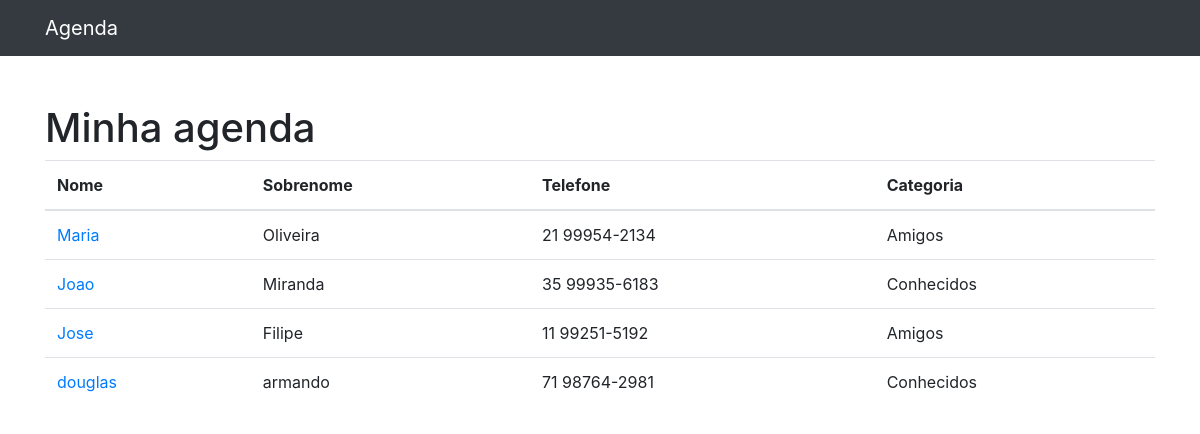
The page / on the database its author committed.
### contatos/models.py (models this page shows, shortened)
class Contato(models.Model):
    nome = models.CharField(max_length=255)
    sobrenome = models.CharField(max_length=255, blank=True)
    telefone = models.CharField(max_length=255)
    email = models.CharField(max_length=255, blank=True)
    data_criacao = models.DateTimeField(default=timezone.now)
    descricao = models.TextField(blank=True)
    categoria = models.ForeignKey(Categoria, on_delete=models.DO_NOTHING)
    mostrar = models.BooleanField(default=True)

class Categoria(models.Model):
    nome = models.CharField(max_length=255)
    def __str__(self):
        return self.nome

### contatos/views.py (the view)
# urls.py: path('', views.index, name='index'),
def index(request):
    contatos = Contato.objects.all()
    return render(request, 'contatos/index.html', {
        'contatos': contatos
    })

### contatos/templates/contatos/index.html
{% extends 'base.html' %}
{%block conteudo%}
  <h1 class="mt-5">Minha agenda</h1>
  <table class="table">
    <thead>
    <tr>
      <th>Nome</th>
      <th>Sobrenome</th>
      <th>Telefone</th>
      <th>Categoria</th>
    </tr>
    </thead>
    <tbody>
    {% for contato in contatos %}
      {% if contato.mostrar%}
        <tr>
          <td>
            <a href="{% url 'ver_contato' contato.id %}">{{contato.nome}}</a>
          </td>
          <td>{{contato.sobrenome}}</td>
          <td>{{contato.telefone}}</td>
          <td>{{contato.categoria}}</td>
        </tr>
      {% endif %}
    {% endfor %}
    </tbody>
  </table>
{%endblock%}

### rows shown on the page
Contato: nome "Maria", sobrenome "Oliveira", telefone "21 99954-2134", categoria "Amigos"
Contato: nome "Joao", sobrenome "Miranda", telefone "35 99935-6183", categoria "Conhecidos"
Contato: nome "Jose", sobrenome "Filipe", telefone "11 99251-5192", categoria "Amigos"
Contato: nome "douglas", sobrenome "armando", telefone "71 98764-2981", categoria "Conhecidos"
